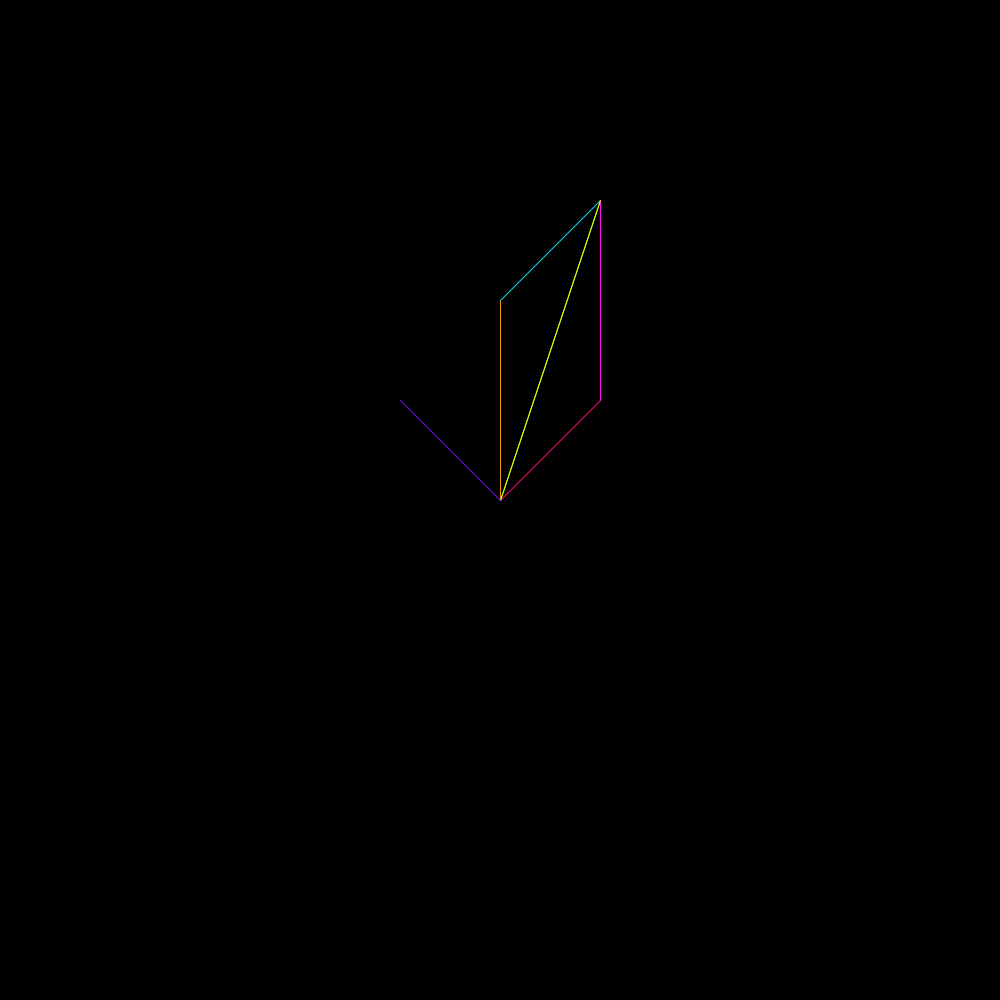
Frame 1 (no input)
Frame 60 (the mouse pressed at the canvas centre just before this capture): identical to frame 1, image omitted
Frame 120 (the mouse held since frame 60 and released just before this capture): identical to frame 1, image omitted

The Processing sketch that drew this single still picture (run headless with seeded random() and noise(); from frame 60 on, the mouse is pressed at the canvas centre):

// Processing sketch: EjercicioN10
// ── EjercicioN10.pde
private Vector vectorA;
private Vector vectorB;
private Vector vectorC;
private Vector vectorD;
private Vector vectorE;
/*Variables que tendran el resultado de los nuevos vectores*/
Vector vectorResultante1;//suma
Vector vectorResultante2;//resta
public void setup(){
/*Puntos*/
PVector puntoA = new PVector(width/2,height/2);//Origen de vectorA
PVector puntoB = new PVector(0,-200);
PVector puntoC = new PVector(100,-100);

size(1000,1000);
/*Se le asigna valores a las variables*/
vectorA = new Vector(puntoA, puntoB);

vectorB = new Vector(puntoA, puntoC);

vectorC = vectorA.sumaVectores(vectorB);
/*Sumamos el origen de vectorA con destino de vectorA, para pocisionarme en donde termina el vectorA y se dibuja hacia el destino de vectorB*/
vectorD = new Vector(PVector.add(vectorA.getOrigen(),vectorA.getDestino()),vectorB.getDestino());

vectorE = new Vector(PVector.add(vectorB.getOrigen(),vectorB.getDestino()),vectorA.getDestino());
/*Almacenamos el resultado en la variable vectorResultante1 y vectorResultante2*/
vectorResultante1 = vectorA.sumaVectores(vectorB);
vectorResultante2 = vectorA.restaVectores(vectorB);
}
public void draw(){
background(0);
/*VectorA es la linea naranja*/
stroke(#F59A07);
vectorA.display();
/*VectorB es la linea roja*/
stroke(#F5077A);
vectorB.display();
/*Linea verde es el nuevo vector de la suma de los dos vectores*/
stroke(#28FF0D);
vectorC.display();
stroke(#0DDDFF);
/*Linea celeste es vectorD*/
vectorD.display();
/*Linea rosa es el vectorE*/
stroke(#FF0DEF);
vectorE.display();
/*Linea amarrilla es el resultado de la suma*/
stroke(#FFF80D);
vectorResultante1.display();
/*Linea morada es el resultado de la resta*/
stroke(#750DFF);
vectorResultante2.display();
}

// ── Vector.pde
class Vector 
{
private PVector origen;
private PVector destino;

public Vector (PVector origen, PVector destino)
{
  this.origen = origen;
  this.destino = destino;
}
public Vector ()
{
  this.origen = new PVector();
  this.destino = new PVector();
}

public void display ()
{
  PVector puntoFinal = obtenerPuntoFinal();
  line(origen.x, origen.y, puntoFinal.x,puntoFinal.y);
}
private PVector obtenerPuntoFinal()
{
  PVector puntoFinal = new PVector(origen.x+destino.x,origen.y+destino.y);
  return puntoFinal;
}
/*Operacion suma*/
public Vector sumaVectores(Vector segundoVector)
{
 Vector vectorResultante = new Vector();//Creamos un nuevo vector que sera el resultado de la suma 
 vectorResultante.origen = this.origen;//El nuevo vector va a tener el mismo valor que el de x e y del vectorA
 vectorResultante.destino.x = this.destino.x + segundoVector.destino.x;//El valor en X del destino del nuevo vector va a ser igual a el valor x destino del primer vector + el valor x destino del segundo vector
 vectorResultante.destino.y = this.destino.y + segundoVector.destino.y;//El valor en Y del destino del nuevo vector va a ser igual a el valor Y destino del primer vector + el valor Y destino del segundo vector
 return vectorResultante;//Tercer vector
}
/*Resta*/
public Vector restaVectores(Vector segundoVector)
{
 Vector vectorResultante = new Vector();//Creamos un nuevo vector que sera el resultado de la suma
 vectorResultante.origen = this.origen;//El nuevo vector va a tener el mismo valor que el x e y del vectorA
 vectorResultante.destino.x = this.destino.x - segundoVector.destino.x;//El valor en X del destino del nuevo vector va a ser igual a el valor x destino del primer vector - el valor x destino del segundo vector
 vectorResultante.destino.y = this.destino.y - segundoVector.destino.y;//El valor en Y del destino del nuevo vector va a ser igual a el valor Y destino del primer vector - el valor Y destino del segundo vector
 return vectorResultante;//Tercer vector
}

/*Creamos los metodos accesores*/
public PVector getOrigen() {
    return this.origen;
  }

  public PVector getDestino() {
    return this.destino;
  }
  public void setOrigen(PVector origen) {
    this.origen = origen;
  }

  public void setDestino(PVector destino) {
    this.destino = destino;
  }
}
